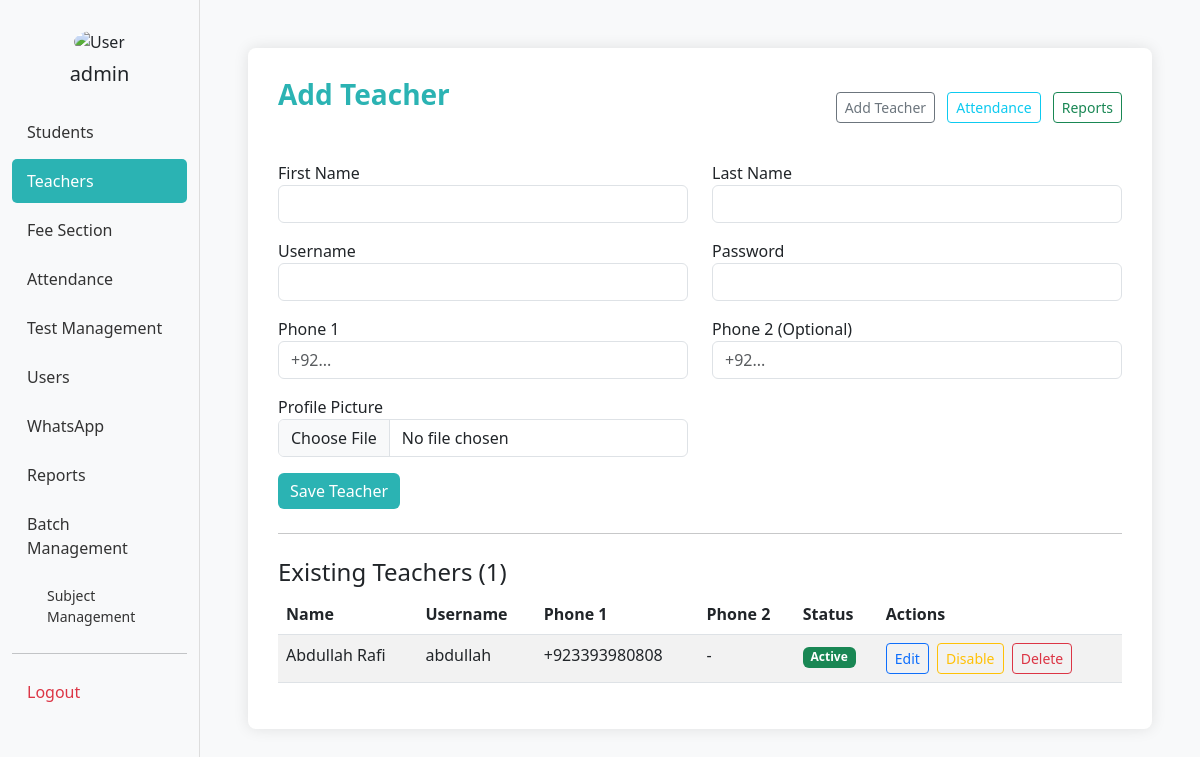
The app's page /add_teacher/ (signed in), older data.
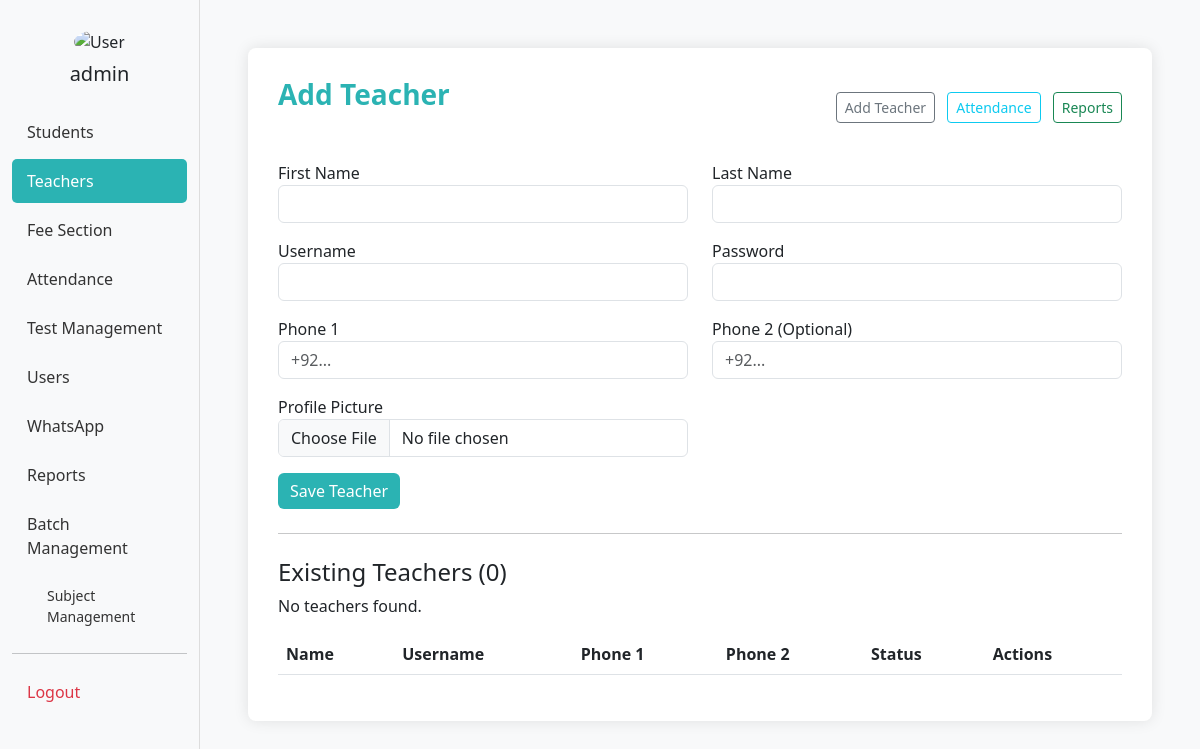
The same page, newer data.
### bri/models.py (models this page shows, shortened)
class Teacher(models.Model):
    username = models.OneToOneField(Username, on_delete=models.CASCADE, related_name="teacher_profile")
    teacher_fname = models.CharField(max_length=20)
    teacher_lname = models.CharField(max_length=20)
    phone1 = PhoneNumberField()
    phone2 = PhoneNumberField(blank=True, null=True)
    profile_picture = models.ImageField(upload_to='teacher_pics/', blank=True, null=True)
    is_active = models.BooleanField(default=True)

class Username(models.Model):
    ROLE_CHOICES = [
        ('admin', 'Admin'),
        ('student', 'Student'),
        ('teacher', 'Teacher'),
    ]
    username = models.CharField(max_length=50, unique=True)
    password = models.CharField(max_length=128)
    role = models.CharField(max_length=10, choices=ROLE_CHOICES)
    full_name = models.CharField(max_length=100, blank=True)
    profile_picture = models.ImageField(upload_to='profile_pics/', blank=True, null=True)

### bri/views.py (the view, shortened to what this page needs)
# urls.py: path('add_teacher/', views.add_teacher, name='add_teacher'),
@admin_required
def add_teacher(request):
    teachers = Teacher.objects.all()
    print(f"Teachers count: {teachers.count()}")
    context = {'teachers': teachers}
    return render(request, 'add_teacher.html', context)

### bri/views.py (called while the page is built)
def admin_required(view_func):
    @wraps(view_func)
    def wrapper(request, *args, **kwargs):
        user_id = request.session.get('user_id')
        user_role = request.session.get('user_role')
        print(f"Admin check - user_id: {user_id}, user_role: {user_role}")
        if not user_id or user_role != 'admin':
            messages.error(request, "You need admin access to view this page.")
            return redirect('admin_dashboard')
        return view_func(request, *args, **kwargs)
    return wrapper

### bri/templates/add_teacher.html (shortened to what the changed rows need)
<!DOCTYPE html>
<html lang="en">
<head>
  <link href="https://cdn.jsdelivr.net/npm/bootstrap@5.3.0/dist/css/bootstrap.min.css" rel="stylesheet" />
</head>
<body>
  <div class="container-fluid">
    <div class="row">
          {% load static %}
      <div class="col-md-10 p-5">
        <div class="form-section">
          <div class="d-flex justify-content-between align-items-center mb-4">
            <h3 class="form-title">Add Teacher</h3>
            <div>
            </div>
          </div>
          <form method="POST" enctype="multipart/form-data">
            <div class="row mb-3">
            </div>
            <div class="row mb-3">
            </div>
            <div class="row mb-3">
            </div>
            <div class="row mb-3">
            </div>
            <button type="submit" class="btn btn-custom">Save Teacher</button>
          </form>
          <hr class="my-4">
          <h4>Existing Teachers ({{ teachers.count }})</h4>
          {% if not teachers %}
            <p>No teachers found.</p>
          {% endif %}
          <div class="table-responsive">
            <table class="table table-striped">
              <thead>
                <tr>
                  <th>Name</th>
                  <th>Username</th>
                  <th>Phone 1</th>
                  <th>Phone 2</th>
                  <th>Status</th>
                  <th>Actions</th>
                </tr>
              </thead>
              <tbody>
                {% for teacher in teachers %}
                <tr>
                  <td>{{ teacher.teacher_fname }} {{ teacher.teacher_lname }}</td>
                  <td>{{ teacher.username.username }}</td>
                  <td>{{ teacher.phone1 }}</td>
                  <td>{{ teacher.phone2|default:"-" }}</td>
                  <td>
                    {% if teacher.is_active %}
                      <span class="badge bg-success">Active</span>
                    {% else %}
                      <span class="badge bg-danger">Inactive</span>
                    {% endif %}
                  </td>
                  <td>
                    <a href="{% url 'edit_teacher' teacher.id %}" class="btn btn-sm btn-outline-primary me-1">Edit</a>
                    <button class="btn btn-sm {% if teacher.is_active %}btn-outline-warning{% else %}btn-outline-success{% endif %} me-1" onclick="toggleTeacher({{ teacher.id }})">
                      {% if teacher.is_active %}Disable{% else %}Enable{% endif %}
                    </button>
                    <a href="{% url 'delete_teacher' teacher.id %}" class="btn btn-sm btn-outline-danger" onclick="return confirm('Are you sure you want to delete this teacher?')">Delete</a>
                  </td>
                </tr>
                {% endfor %}
              </tbody>
            </table>
          </div>
        </div>
      </div>
    </div>
  </div>
</body>
</html>

Row changes from the older to the newer data that the page shows:
removed Teacher: teacher_fname "Abdullah", teacher_lname "Rafi", username.username "abdullah", phone1 "+923393980808", phone2 "-", is_active "Active"
Text that changed along with them:
{{ teachers.count }}: "1" → "0"
text now shown: "No teachers found."
